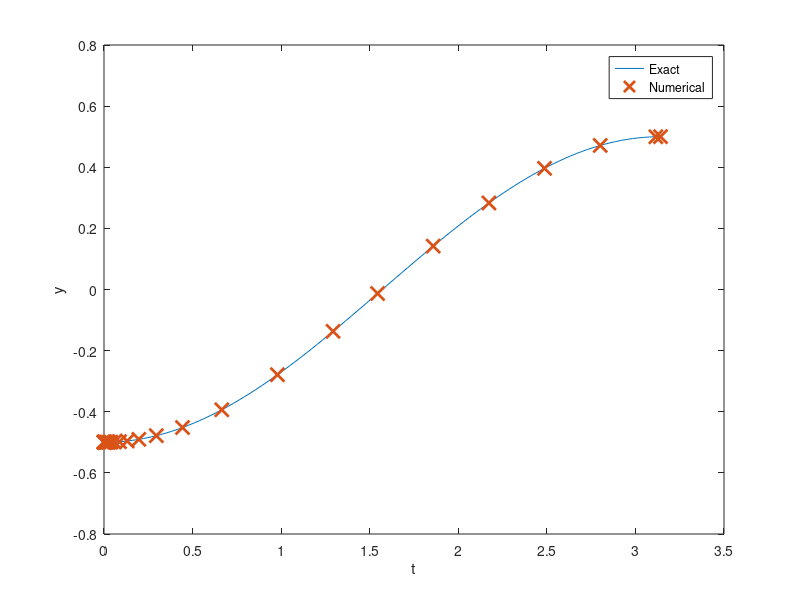

Source code (MATLAB): (Note: this script raises an error after producing the figure.)
%% Integrator Lab: Solving First Order ODEs in MATLAB
% This lab will teach you to numerically solve first order ODEs using a built 
% in MATLAB integrator, |ode45|.  |ode45| is a good, general purpose tool for 
% integrating first order equations (and first order systems). It is not always 
% the right algorithm, but it is usually the right algorithm to try first.
% 
% You will learn how to use the |ode45| routine, how to interpolate between 
% points, and how MATLAB handles data structures.
% 
% Opening the m-file lab2.m in the MATLAB editor, step through each part using 
% cell mode to see the results. Compare the output with the PDF, which was generated 
% from this m-file.
% 
% There are six exercises in this lab that are to be handed in at the end of 
% the lab. Write your solutions in the template, including appropriate descriptions 
% in each step. Save the .m file and submit it online using Quercus.
%% Student Information
% Student Name: Robert Purcaru
% 
% Student Number: 1007019842
%% Set up an inline function representation of an ODE and solve it
% MATLAB has many built in routines for solving differential equations of the 
% form
% 
% |y' = f(t,y)|
% 
% We will solve them using |ode45|, a high precision integrator. To do this, 
% we will need to construct an inline function representation of |f|, an initial 
% condition, and specify how far we want MATLAB to integrate the problem. Once 
% we have set these, we pass the information to |ode45| to get the solution.
% 
% For a first example, we will solve the initial value problem
% 
% |y' = y, y(0) = 1|
% 
% which has as its answer |y = e^t|. 

% Set up the right hand side of the ODE as an inline function
f = @(t,y) y; 

% The initial conditions
t0 = 0;
y0 = 1;

% The time we will integrate until
t1 = 2;

soln = ode45(f, [t0, t1], y0);
%% Examining the output
% When we execute the |ode45|, it returns a data structure, stored in soln. 
% We can see the pieces of the data structure with a display command:

disp(soln);
%% Understanding the components of the solution data structure
% The most important elements of the data structure are stored in the |x| and 
% |y| components of the structure; these are vectors. Vectors |x| and |y| contain 
% the points at which the numerical approximation to the initial value problem 
% has been computed. In other words, |y(j)| is the approximate value of the solution 
% at |x(j)|.
% 
% *NOTE:* Even though we may be studying a problem like |u(t)| or |y(t)|, MATLAB 
% will always use |x| for the independent variable and |y| for the dependent variable 
% in the data structure.
% 
% Pieces of the data structure can be accessed using a period, as in C/C++ or 
% Java. See the examples below:

% Display the values of |t| at which |y(t)| is approximated
fprintf(' Vector of t values: ');
disp(soln.x);
% Display the the corresponding approximations of |y(t)|
fprintf(' Vector of y values: ');
disp(soln.y);

% Display the approximation of the solution at the 3rd point:
fprintf(' Third element of the vector of t values: %g\n',soln.x(3));
fprintf(' Third element of the vector of y values: %g\n',soln.y(3));
%% Visualizing and comparing the solution
% We can now visualize the solution at the computed data points and compare 
% with the exact solution.

% Construct the exact solution
tt = linspace(0,2,50);
yy = exp(tt);

% Plot both on the same figure, plotting the approximation with x's
plot(tt, yy, soln.x, soln.y, 'x', 'MarkerSize',10, 'LineWidth', 2);
% NOTE: the MarkerSize and LineWidth are larger than their defaults of 6
% and 1, respectively.  This makes the print out more readable.

% Add a label to the axis and a legend
xlabel('t');
legend('Exact', 'Numerical','Location','Best');
%% Exercise 1
% Objective: Solve an initial value problem and plot both the numerical approximation 
% and the corresponding exact solution.
% 
% Details: Solve the IVP
% 
% |y' = y tan t + sin t, y(0) = -1/2|
% 
% from |t = 0| to |t = pi|.
% 
% Compute the exact solution (by hand), and plot both on the same figure for 
% comparison, as above.
% 
% Your submission should show the construction of the inline function, the use 
% of ode45 to obtain the solution, a construction of the exact solution, and a 
% plot showing both. In the comments, include the exact solution.
% 
% Label your axes and include a legend.

% General solution: y = ((sin(t))^2)*((2cos(t))^-1) + C*((cos(t))^-1)
% Particular solution: y = ((sin(t))^2)*((2cos(t))^-1) - (2*(cos(t)))^-1

f_1 = @(t,y) y*tan(t) + sin(t);
t0_1 = 0;
t1_1 = pi;
y0_1 = -1/2;

soln_1 = ode45(f_1, [t0_1, t1_1], y0_1);

g_1 = @(t) ((sin(t)).^2).*((2*cos(t)).^-1) - (2.*(cos(t))).^-1;

tt_1 = linspace(0, pi, 100);
yy_1 = g_1(tt_1);

plot(tt_1, yy_1, soln_1.x, soln_1.y, 'x', 'MarkerSize',10, 'LineWidth', 2);
xlabel('t');
ylabel('y');
legend('Exact', 'Numerical','Location','Best');


%% Computing an approximation at a specific point
% As you should be able to see by examining |soln.x|, ode45 returns the solution 
% at a number of points between |t0| and |t1|. But sometimes we want to know the 
% solution at some intermediate point.
% 
% To obtain this value, we need to interpolate it in a consistent way. Fortunately, 
% MATLAB provides a convenient function, |deval|, specifically for this.

% Compute the solution at t = .25:
deval(soln, .25)

% Compute the solution at t = 1.6753:
fprintf(' Solution at 1.6753: %g\n', deval(soln, 1.6753));

% Compute the solution at 10 grid points between .45 and 1.65:
tinterp = linspace(.45, 1.65, 10);
deval(soln, tinterp)

% Alternatively:
deval(soln, linspace(.45, 1.65, 10))
%% Exercise 2
% Objective: Interpolate a solution at a number of grid points
% 
% Details: For the solution you computed in exercise 1, use deval to compute 
% the interpolated values at 10 grid points between 2 and 3.

tinterp_2 = linspace(2,3,10);
yinterp_2 = deval(soln_1, tinterp_2);
disp(yinterp_2);
%% Errors, Step Sizes, and Tolerances
% As you may have noticed, in contrast to the IODE software, at no point do 
% we set a step size for our solution. Indeed, the step size is set adaptively 
% to conform to a specified error tolerance. 
% 
% Roughly speaking, given the solution at |(t_j, y_j)|, |ode45| computes two 
% approximations of the solution at |t_{j+1} = t_j + h|; one is of greater accuracy 
% than the other. If the difference is below a specified tolerance, the step is 
% accepted and we continue. Otherwise the step is rejected and the smaller step 
% size, |h|, is used; it is often halved.
% 
% We can compute the global truncation error at each solution point, figure 
% out the maximum error, and visualize this error (on a linear-log scale):

% Compute the exact solution
yexact = exp(soln.x);

% Compute the point-wise error; note the use of MATLAB's vectorization
err = abs(yexact - soln.y);

disp(err);

fprintf('maximum error: %g \n', max(err));

semilogy(soln.x, err, 'LineWidth', 2);
xlabel('t');
ylabel('error');
%% Exercise 3
% Objective: Examine the error of a solution generated by |ode45|
% 
% Details: For your solution to exercise 1, compute the point-wise error, identify 
% the maximum value of the error, and visualize the error on a linear-log plot 
% (use semilogy to plot the log of the error vs. t). Write in the comments where 
% the error is largest, and give a brief (1-2 sentences) explanation of why it 
% is largest there. Make sure to label your axes.

% Compute the exact solution
yexact_3 = g_1(soln_1.x);

% Compute the point-wise error; note the use of MATLAB's vectorization
err_3 = abs(yexact_3 - soln_1.y);

disp(err_3);

fprintf('maximum error: %g \n', max(err_3));

semilogy(soln_1.x, err_3, 'LineWidth', 2);
xlabel('t');
ylabel('error');

% Maximum error occurs around t=1.559, which is close to pi/2. This is
% where the slope of the function y(t) is the greatest
%% Exercise 4
% Objective: Solve and visualize a nonlinear ode using ode45
% 
% Details: Solve the IVP
% 
% |y' = 1 / y^2 , y(1) = 1|
% 
% from |t=1| to |t=10| using |ode45|. Find the exact solution and compute the 
% maximum point-wise error. Then plot the approximate solution and the exact solution 
% on the same axes.
% 
% Your solution should show the definition of the inline function, the computation 
% of its solution in this interval, the computation of the exact solution at the 
% computed grid points, the computation of the maximum error, and a plot of the 
% exact and approximate solutions. Your axes should be appropriately labeled and 
% include a legend.

% General Solution: y = (3t + c)^(1/3)
% Particular Solution: y = (3t - 2)^(1/3)

% Solution to ODE using ode45
f_4 = @(t,y) 1/(y.^2);
t0_4 = 1;
t1_4 = 10;
y0_4 = 1;
soln_4 = ode45(f_4,[t0_4, t1_4], y0_4);

% Computing exact value; storing t and y in tt_4 and yy_4 respectively
g_4 = @(t) (3*t - 2).^(1/3);
tt_4 = linspace(t0_4, t1_4, 100);
yy_4 = g_4(tt_4);

% Finding max error
yexact_4 = g_4(soln_4.x);
err_4 = abs(yexact_4 - soln_4.y);
fprintf('maximum error: %g \n', max(err_4));

plot(tt_4, yy_4, soln_4.x, soln_4.y, 'x', 'MarkerSize',10, 'LineWidth', 2);
xlabel('t');
ylabel('y');
legend('Exact solution', 'Numerical solution from ode45','Location','Best');
%% Exercise 5
% Objective: Solve and visualize an ODE that cannot be solved by hand with |ode45|.
% 
% Details: Solve the IVP
% 
% |y' = 1 - t y / 2, y(0) = -1|
% 
% from |t=0| to |t=10|. 
% 
% Your solution should show you defining the inline function, computing the 
% solution in this interval, and plotting it.
% 
% Your axes should be appropriately labeled

f_5 = @(t,y) 1-(t.*y)./2;
t0_5 = 0;
t1_5 = 10;
y0_5 = -1;
soln_5 = ode45(f_5, [t0_5, t1_5], y0_5);

plot(soln_5.x, soln_5.y, '.', 'MarkerSize',10);
xlabel('t');
ylabel('y');
legend('Numerical solution from ode45','Location','South');
%% Exercise 6 - When things go wrong
% Objective: Solve an ode and explain the warning message
% 
% Details: Solve the IVP:
% 
% |y' = y^3 - t^2, y(0) = 1|
% 
% from |t=0| to |t=1|. 
% 
% Your solution should show you defining the inline function, and computing 
% the solution in this interval.
% 
% If you try to plot the solution, you should find that the solution does not 
% make it all the way to t = 1.
% 
% In the comments explain why MATLAB generates the warning message that you 
% may see, or fails to integrate all the way to t=1. HINT: Try plotting the direction 
% field for this with IODE.

f_6 = @(t,y) y.^3 - t.^2
t0_6 = 0;
t1_6 = 1;
y0_6 = 1;
soln_6 = ode45(f_6, [t0_6, t1_6], y0_6);

plot(soln_6.x, soln_6.y, '.', 'MarkerSize',10);
xlabel('t');
ylabel('y');
legend('Numerical solution from ode45','Location','South');

% The solution to the ODE approaches infinity asymtotically before t = 1
% (somewhere in the neighborhood around 0.5066). The error comes because 
% MATLAB is trying to increment the step past the asymptote and it can't
% integrate a value above the minimum allowable increment to the t value
% (which it says is 1.776e-15).